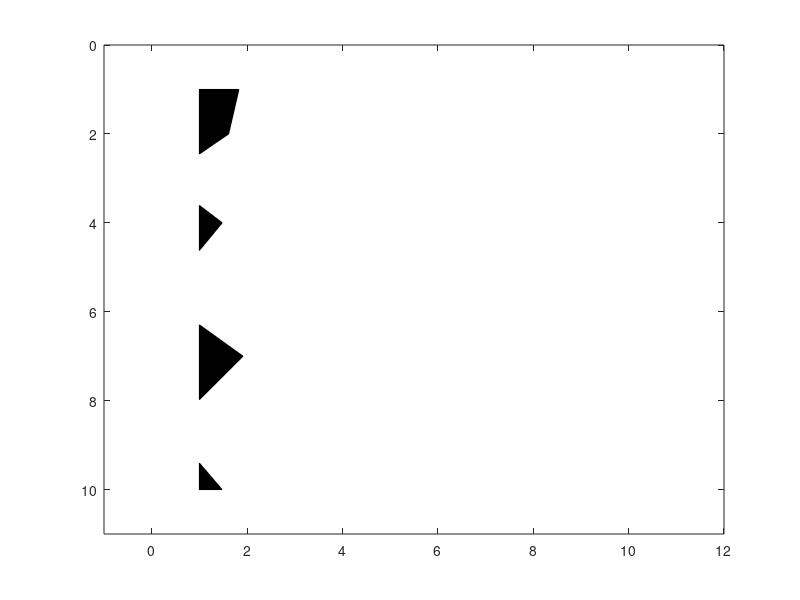

This chart was generated by the following MATLAB code: (Note: this script raises an error after producing the figure.)
function wigb (a,scal,x,z,amx)
% WIGB  WIGB(a,scal,x,z,amx) to plot seismic data in wiggle format.
%       'a' is input matrix.
%	 x and z are vectors with offset and time.
%	 If only 'a' is enter, 'scal,x,z,amn,amx' are decided automatically; 
%	 otherwise, 'scal' is a scalar; 'x, z' are vectors for annotation in 
%	offset and time, amx are the amplitude range.
% Author:
% 	Xingong Li, Dec. 1995
% Changes: 
%	Jun11,1997: add amx
% 	May16,1997: updated for v5 - add 'zeros line' to background color
% 	May17,1996: if scal ==0, plot without scaling
% 	Aug6, 1996: if max(tr)==0, plot a line 

if nargin == 0, nx=10;nz=10; a = rand(nz,nx)-0.5; end;
a=real(a);
[nz,nx]=size(a);

trmx= max(abs(a));%if trmx==inf trmx=ones(size(a(1,:)));end
if (nargin <= 4); amx=max(trmx)/1.0;  end;
if (nargin <= 2); x=[1:nx]; z=[1:nz]; end;
if (nargin <= 1); scal =1; end;

if nx <= 1; disp(' ERR:PlotWig: nx has to be more than 1');return;end;

 % take the average as dx
	dx1 = abs(x(2:nx)-x(1:nx-1));
 	dx = median(dx1);

 dz=z(2)-z(1);
 xmx=max(max(a)); xmn=min(min(a)); 

 if scal == 0; scal=1; end;
 a = a * dx /amx; 
 a = a * scal;

 fprintf(' PlotWig: data range [%f, %f], plotted max %f \n',xmn,xmx,amx);
 
% set display range 
x1=min(x)-2.0*dx; x2=max(x)+2.0*dx;
z1=min(z)-dz; z2=max(z)+dz;
 
set(gca,'NextPlot','add','Box','on', ...
  'XLim', [x1 x2], ...
  'YDir','reverse', ...
  'YLim',[z1 z2]);
 

	fillcolor = [0 0 0];
	linecolor = [0 0 0];
	linewidth = 0.1;

	z=z'; 	% input as row vector
	zstart=z(1);
	zend  =z(nz);

for i=1:nx,
   
  if trmx(i) ~= 0;    % skip the zero traces
	tr=a(:,i); 	% --- one scale for all section
  	s = sign(tr) ;
  	i1= find( s(1:nz-1) ~= s(2:nz) );	% zero crossing points
	npos = length(i1);


	%12/7/97 
	zadd = i1 + tr(i1) ./ (tr(i1) - tr(i1+1)); %locations with 0 amplitudes
	aadd = zeros(size(zadd));

	[zpos,vpos] = find(tr >0);
	[zz,iz] = sort([zpos; zadd]); 	% indices of zero point plus positives
	aa = [tr(zpos); aadd];
	aa = aa(iz);

	% be careful at the ends
		if tr(1)>0, 	a0=0; z0=1.00;
      elseif ~isempty(zadd), 		a0=0; z0=zadd(1);
         else a0=0; z0=1.00;
		end;
		if tr(nz)>0, 	a1=0; z1=nz; 
		else, 		a1=0; z1=max(zadd);
		end;
			
	zz = [z0; zz; z1; z0];
 	aa = [a0; aa; a1; a0];
		

	zzz = zstart + zz*dz -dz;

	patch( aa+x(i) , zzz,  fillcolor);

	line( 'Color',[0.8 0.8 0.8],'EraseMode','background',  ...
         'Xdata', x(i)+[0 0], 'Ydata',[zstart zend]); % remove zero line

%'LineWidth',linewidth, ...
%12/7/97 'Xdata', x(i)+[0 0], 'Ydata',[z0 z1]*dz);	% remove zero line

	line( 'Color',linecolor,'EraseMode','background',  ...
	 'LineWidth',linewidth, ...
	 'Xdata', tr+x(i), 'Ydata',z);	% negatives line

   else % zeros trace
	line( 'Color',linecolor,'EraseMode','background',  ...
	 'LineWidth',linewidth, ...
         'Xdata', [x(i) x(i)], 'Ydata',[zstart zend]);
   end;
end;
